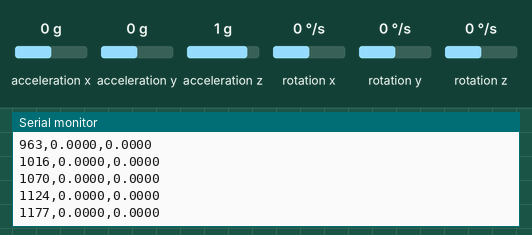
Recording of a sketch running on a simulated Arduino Uno, built with avr-gcc and run on an emulated ATmega328P. Parts: the last lines printed to the serial monitor. The test bench sets the inputs (shaded band); at power-on: acceleration x 0 g, acceleration y 0 g, acceleration z 1 g, rotation x 0 °/s, rotation y 0 °/s, rotation z 0 °/s.

Above: at 1.2 s.
1.3 s: acceleration x set to -1.4 g
At 1.3 s:
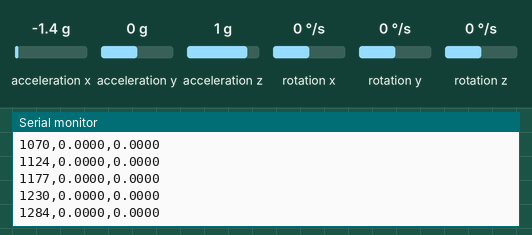
2.8 s: acceleration y set to -1.4 g
At 2.85 s:
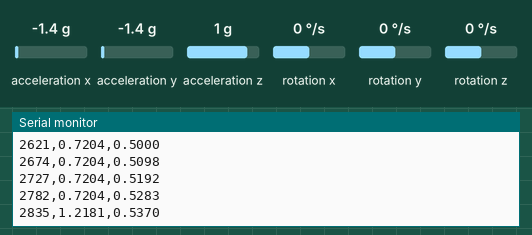
4.3 s: acceleration z set to -1.4 g
At 4.35 s:
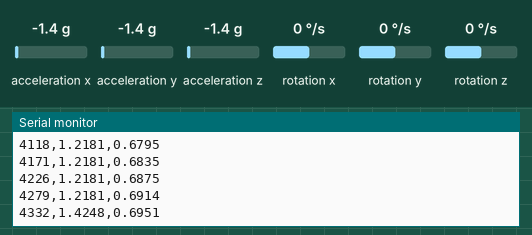
Timing chart, 0 to 7.3 s (numbered marks = the images above; inputs shaded):
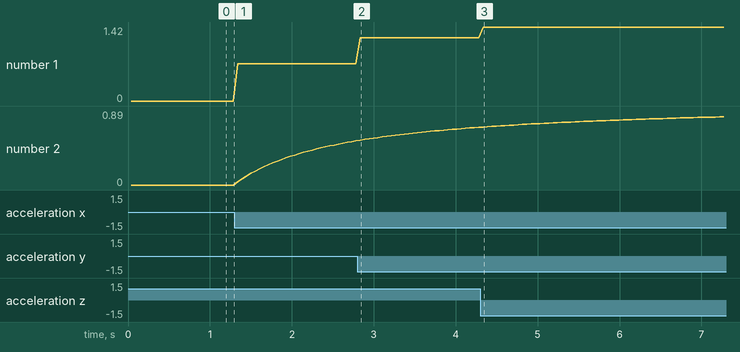

Measured:
- plotted number 1: 0 → 0.72 after the input at 1.3 s
- plotted number 2: 0 → 0.53 after the input at 1.3 s

The sketch:

human-activity-meter.ino
```cpp
#include <Wire.h>
#include <MPU6050.h>
// @pin SDA=A4
// @pin SCL=A5
// @baud 9600
MPU6050 imu;
// @tunable motionThresholdG
float motionThresholdG = 0.18;
unsigned long activeSamples = 0, totalSamples = 0;
void setup() {
  Serial.begin(9600);
  Wire.begin();
  imu.initialize();
  Serial.println("time_ms,dynamic_g,active_fraction");
}
void loop() {
  int16_t ax, ay, az;
  imu.getAcceleration(&ax, &ay, &az);
  float x=ax/16384.0, y=ay/16384.0, z=az/16384.0;
  float dynamicG = abs(sqrt(x*x+y*y+z*z) - 1.0);
  totalSamples++;
  if (dynamicG >= motionThresholdG) activeSamples++;
  Serial.print(millis());
  Serial.print(',');
  Serial.print(dynamicG, 4);
  Serial.print(',');
  Serial.println(activeSamples / (float)totalSamples, 4);
  delay(50);
}
```
